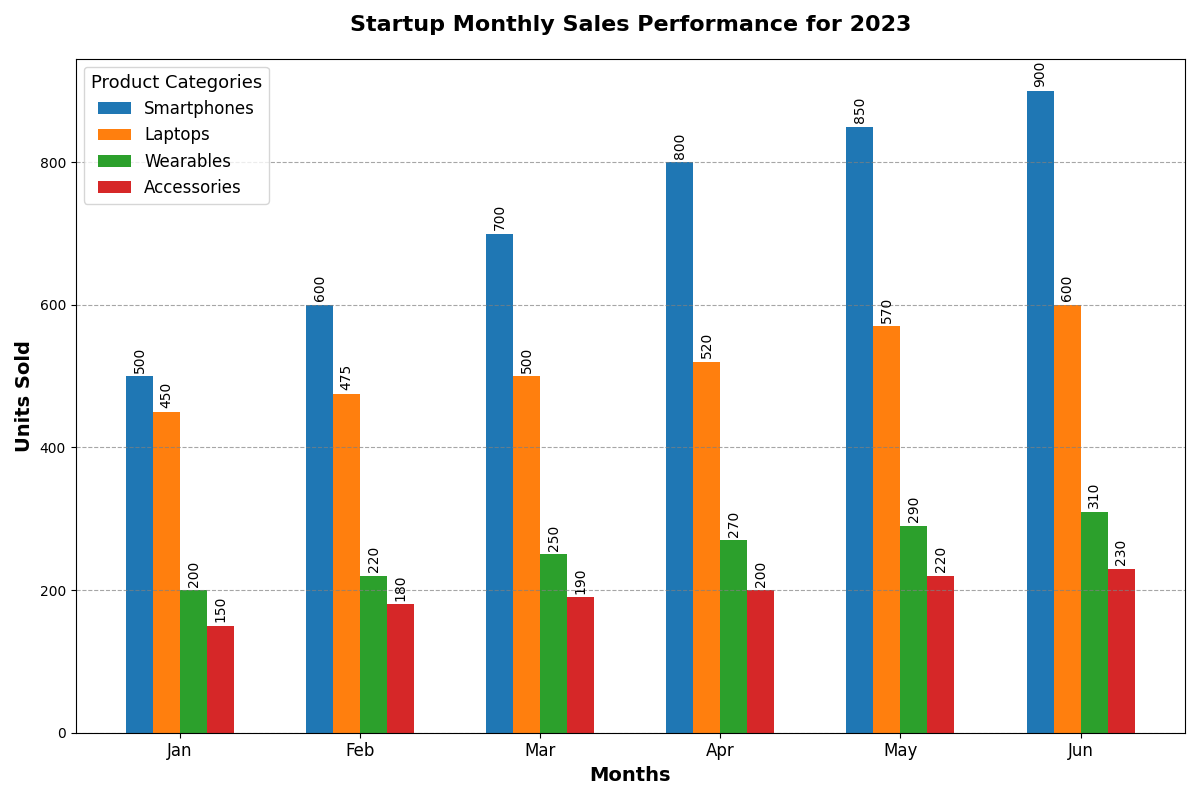

Recreate this plot in Python.
import matplotlib.pyplot as plt
import numpy as np

# Define product categories
product_categories = ['Smartphones', 'Laptops', 'Wearables', 'Accessories']

# Monthly sales data (units sold) for each category over six months
sales_data = np.array([
    [500, 600, 700, 800, 850, 900],  # Smartphones
    [450, 475, 500, 520, 570, 600],  # Laptops
    [200, 220, 250, 270, 290, 310],  # Wearables
    [150, 180, 190, 200, 220, 230]   # Accessories
])

# Months
months = ['Jan', 'Feb', 'Mar', 'Apr', 'May', 'Jun']

# Plotting setup
fig, ax = plt.subplots(figsize=(12, 8))

# Define bar width and positions
bar_width = 0.15
x_positions = np.arange(len(months))

# Plot bars for each product category
for i, category in enumerate(product_categories):
    ax.bar(x_positions + i * bar_width, sales_data[i], bar_width, label=category)

# Customization
ax.set_xlabel('Months', fontsize=14, weight='bold')
ax.set_ylabel('Units Sold', fontsize=14, weight='bold')
ax.set_title('Startup Monthly Sales Performance for 2023', fontsize=16, weight='bold', pad=20)
ax.set_xticks(x_positions + bar_width * (len(product_categories) - 1) / 2)
ax.set_xticklabels(months, fontsize=12)

# Annotation for each bar
for i, category_data in enumerate(sales_data):
    for j, sale in enumerate(category_data):
        ax.text(x_positions[j] + i * bar_width, sale + 5, f'{sale}', ha='center', va='bottom', fontsize=10, rotation=90)

# Legend
ax.legend(title='Product Categories', fontsize=12, title_fontsize='13', frameon=True)

# Grid
ax.yaxis.grid(True, linestyle='--', which='major', color='grey', alpha=0.7)

# Adjust layout
plt.tight_layout()

# Display the plot
plt.show()
